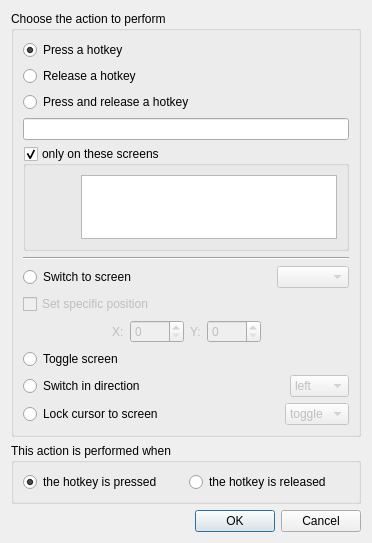
<?xml version="1.0" encoding="UTF-8"?>
<ui version="4.0">
 <class>ActionDialogBase</class>
 <widget class="QDialog" name="ActionDialogBase">
  <property name="geometry">
   <rect>
    <x>0</x>
    <y>0</y>
    <width>372</width>
    <height>484</height>
   </rect>
  </property>
  <property name="windowTitle">
   <string>Configure Action</string>
  </property>
  <layout class="QVBoxLayout">
   <item>
    <widget class="QGroupBox" name="m_pGroupType">
     <property name="title">
      <string>Choose the action to perform</string>
     </property>
     <layout class="QVBoxLayout">
      <item>
       <widget class="QRadioButton" name="m_pRadioPress">
        <property name="text">
         <string>Press a hotkey</string>
        </property>
        <property name="checked">
         <bool>true</bool>
        </property>
       </widget>
      </item>
      <item>
       <widget class="QRadioButton" name="m_pRadioRelease">
        <property name="text">
         <string>Release a hotkey</string>
        </property>
       </widget>
      </item>
      <item>
       <widget class="QRadioButton" name="m_pRadioPressAndRelease">
        <property name="text">
         <string>Press and release a hotkey</string>
        </property>
       </widget>
      </item>
      <item>
       <widget class="KeySequenceWidget" name="m_pKeySequenceWidgetHotkey">
        <property name="sizePolicy">
         <sizepolicy hsizetype="Expanding" vsizetype="Fixed">
          <horstretch>1</horstretch>
          <verstretch>0</verstretch>
         </sizepolicy>
        </property>
        <property name="minimumSize">
         <size>
          <width>256</width>
          <height>0</height>
         </size>
        </property>
        <property name="text">
         <string/>
        </property>
       </widget>
      </item>
      <item>
       <widget class="QGroupBox" name="m_pGroupBoxScreens">
        <property name="title">
         <string>only on these screens</string>
        </property>
        <property name="flat">
         <bool>true</bool>
        </property>
        <property name="checkable">
         <bool>true</bool>
        </property>
        <layout class="QHBoxLayout">
         <item>
          <spacer>
           <property name="orientation">
            <enum>Qt::Horizontal</enum>
           </property>
           <property name="sizeHint" stdset="0">
            <size>
             <width>40</width>
             <height>20</height>
            </size>
           </property>
          </spacer>
         </item>
         <item>
          <widget class="QListWidget" name="m_pListScreens">
           <property name="minimumSize">
            <size>
             <width>128</width>
             <height>64</height>
            </size>
           </property>
           <property name="selectionMode">
            <enum>QAbstractItemView::ExtendedSelection</enum>
           </property>
          </widget>
         </item>
        </layout>
       </widget>
      </item>
      <item>
       <widget class="Line" name="line">
        <property name="orientation">
         <enum>Qt::Horizontal</enum>
        </property>
       </widget>
      </item>
      <item>
       <layout class="QHBoxLayout">
        <item>
         <widget class="QRadioButton" name="m_pRadioSwitchToScreen">
          <property name="text">
           <string>Switch to screen</string>
          </property>
         </widget>
        </item>
        <item>
         <spacer>
          <property name="orientation">
           <enum>Qt::Horizontal</enum>
          </property>
          <property name="sizeHint" stdset="0">
           <size>
            <width>40</width>
            <height>20</height>
           </size>
          </property>
         </spacer>
        </item>
        <item>
         <widget class="QComboBox" name="m_pComboSwitchToScreen">
          <property name="enabled">
           <bool>false</bool>
          </property>
         </widget>
        </item>
       </layout>
      </item>
      <item>
       <layout class="QVBoxLayout">
        <item>
         <widget class="QCheckBox" name="m_pCheckBoxCustomPosition">
          <property name="text">
           <string>Set specific position</string>
          </property>
          <property name="enabled">
           <bool>false</bool>
          </property>
         </widget>
        </item>
        <item>
         <layout class="QHBoxLayout">
          <item>
           <spacer>
            <property name="orientation">
             <enum>Qt::Horizontal</enum>
            </property>
            <property name="sizeHint" stdset="0">
             <size>
              <width>20</width>
              <height>20</height>
             </size>
            </property>
           </spacer>
          </item>
          <item>
           <widget class="QLabel" name="m_pLabelX">
            <property name="text">
             <string>X:</string>
            </property>
            <property name="enabled">
             <bool>false</bool>
            </property>
           </widget>
          </item>
          <item>
           <widget class="QSpinBox" name="m_pSpinBoxX">
            <property name="enabled">
             <bool>false</bool>
            </property>
            <property name="minimum">
             <number>0</number>
            </property>
            <property name="maximum">
             <number>9999</number>
            </property>
           </widget>
          </item>
          <item>
           <widget class="QLabel" name="m_pLabelY">
            <property name="text">
             <string>Y:</string>
            </property>
            <property name="enabled">
             <bool>false</bool>
            </property>
           </widget>
          </item>
          <item>
           <widget class="QSpinBox" name="m_pSpinBoxY">
            <property name="enabled">
             <bool>false</bool>
            </property>
            <property name="minimum">
             <number>0</number>
            </property>
            <property name="maximum">
             <number>9999</number>
            </property>
           </widget>
          </item>
          <item>
           <spacer>
            <property name="orientation">
             <enum>Qt::Horizontal</enum>
            </property>
            <property name="sizeHint" stdset="0">
             <size>
              <width>40</width>
              <height>20</height>
             </size>
            </property>
           </spacer>
          </item>
         </layout>
        </item>
       </layout>
      </item>
      <item>
       <layout class="QHBoxLayout">
        <item>
         <widget class="QRadioButton" name="m_pRadioToggleScreen">
          <property name="text">
           <string>Toggle screen</string>
          </property>
         </widget>
        </item>
       </layout>
      </item>
      <item>
       <layout class="QHBoxLayout">
        <item>
         <widget class="QRadioButton" name="m_pRadioSwitchInDirection">
          <property name="text">
           <string>Switch in direction</string>
          </property>
         </widget>
        </item>
        <item>
         <spacer>
          <property name="orientation">
           <enum>Qt::Horizontal</enum>
          </property>
          <property name="sizeHint" stdset="0">
           <size>
            <width>40</width>
            <height>20</height>
           </size>
          </property>
         </spacer>
        </item>
        <item>
         <widget class="QComboBox" name="m_pComboSwitchInDirection">
          <property name="enabled">
           <bool>false</bool>
          </property>
          <item>
           <property name="text">
            <string>left</string>
           </property>
          </item>
          <item>
           <property name="text">
            <string>right</string>
           </property>
          </item>
          <item>
           <property name="text">
            <string>up</string>
           </property>
          </item>
          <item>
           <property name="text">
            <string>down</string>
           </property>
          </item>
         </widget>
        </item>
       </layout>
      </item>
      <item>
       <layout class="QHBoxLayout">
        <item>
         <widget class="QRadioButton" name="m_pRadioLockCursorToScreen">
          <property name="text">
           <string>Lock cursor to screen</string>
          </property>
         </widget>
        </item>
        <item>
         <spacer>
          <property name="orientation">
           <enum>Qt::Horizontal</enum>
          </property>
          <property name="sizeHint" stdset="0">
           <size>
            <width>40</width>
            <height>20</height>
           </size>
          </property>
         </spacer>
        </item>
        <item>
         <widget class="QComboBox" name="m_pComboLockCursorToScreen">
          <property name="enabled">
           <bool>false</bool>
          </property>
          <item>
           <property name="text">
            <string>toggle</string>
           </property>
          </item>
          <item>
           <property name="text">
            <string>on</string>
           </property>
          </item>
          <item>
           <property name="text">
            <string>off</string>
           </property>
          </item>
         </widget>
        </item>
       </layout>
      </item>
     </layout>
    </widget>
   </item>
   <item>
    <widget class="QGroupBox" name="groupBox_2">
     <property name="title">
      <string>This action is performed when</string>
     </property>
     <layout class="QHBoxLayout">
      <item>
       <widget class="QRadioButton" name="m_pRadioHotkeyPressed">
        <property name="text">
         <string>the hotkey is pressed</string>
        </property>
        <property name="checked">
         <bool>true</bool>
        </property>
       </widget>
      </item>
      <item>
       <widget class="QRadioButton" name="m_pRadioHotkeyReleased">
        <property name="text">
         <string>the hotkey is released</string>
        </property>
       </widget>
      </item>
     </layout>
    </widget>
   </item>
   <item>
    <widget class="QDialogButtonBox" name="buttonBox">
     <property name="orientation">
      <enum>Qt::Horizontal</enum>
     </property>
     <property name="standardButtons">
      <set>QDialogButtonBox::Cancel|QDialogButtonBox::Ok</set>
     </property>
    </widget>
   </item>
  </layout>
 </widget>
 <customwidgets>
  <customwidget>
   <class>KeySequenceWidget</class>
   <extends>QLineEdit</extends>
   <header>KeySequenceWidget.h</header>
  </customwidget>
 </customwidgets>
 <resources/>
 <connections>
  <connection>
   <sender>buttonBox</sender>
   <signal>accepted()</signal>
   <receiver>ActionDialogBase</receiver>
   <slot>accept()</slot>
   <hints>
    <hint type="sourcelabel">
     <x>245</x>
     <y>474</y>
    </hint>
    <hint type="destinationlabel">
     <x>157</x>
     <y>274</y>
    </hint>
   </hints>
  </connection>
  <connection>
   <sender>buttonBox</sender>
   <signal>rejected()</signal>
   <receiver>ActionDialogBase</receiver>
   <slot>reject()</slot>
   <hints>
    <hint type="sourcelabel">
     <x>313</x>
     <y>474</y>
    </hint>
    <hint type="destinationlabel">
     <x>286</x>
     <y>274</y>
    </hint>
   </hints>
  </connection>
  <connection>
   <sender>m_pGroupType</sender>
   <signal>toggled(bool)</signal>
   <receiver>m_pKeySequenceWidgetHotkey</receiver>
   <slot>setDisabled(bool)</slot>
   <hints>
    <hint type="sourcelabel">
     <x>104</x>
     <y>194</y>
    </hint>
    <hint type="destinationlabel">
     <x>110</x>
     <y>132</y>
    </hint>
   </hints>
  </connection>
  <connection>
   <sender>m_pRadioSwitchInDirection</sender>
   <signal>toggled(bool)</signal>
   <receiver>m_pKeySequenceWidgetHotkey</receiver>
   <slot>setDisabled(bool)</slot>
   <hints>
    <hint type="sourcelabel">
     <x>118</x>
     <y>322</y>
    </hint>
    <hint type="destinationlabel">
     <x>81</x>
     <y>129</y>
    </hint>
   </hints>
  </connection>
  <connection>
   <sender>m_pRadioLockCursorToScreen</sender>
   <signal>toggled(bool)</signal>
   <receiver>m_pKeySequenceWidgetHotkey</receiver>
   <slot>setDisabled(bool)</slot>
   <hints>
    <hint type="sourcelabel">
     <x>101</x>
     <y>353</y>
    </hint>
    <hint type="destinationlabel">
     <x>68</x>
     <y>126</y>
    </hint>
   </hints>
  </connection>
  <connection>
   <sender>m_pRadioPress</sender>
   <signal>toggled(bool)</signal>
   <receiver>m_pKeySequenceWidgetHotkey</receiver>
   <slot>setEnabled(bool)</slot>
   <hints>
    <hint type="sourcelabel">
     <x>48</x>
     <y>48</y>
    </hint>
    <hint type="destinationlabel">
     <x>45</x>
     <y>129</y>
    </hint>
   </hints>
  </connection>
  <connection>
   <sender>m_pRadioRelease</sender>
   <signal>toggled(bool)</signal>
   <receiver>m_pKeySequenceWidgetHotkey</receiver>
   <slot>setEnabled(bool)</slot>
   <hints>
    <hint type="sourcelabel">
     <x>135</x>
     <y>70</y>
    </hint>
    <hint type="destinationlabel">
     <x>148</x>
     <y>125</y>
    </hint>
   </hints>
  </connection>
  <connection>
   <sender>m_pRadioPressAndRelease</sender>
   <signal>toggled(bool)</signal>
   <receiver>m_pKeySequenceWidgetHotkey</receiver>
   <slot>setEnabled(bool)</slot>
   <hints>
    <hint type="sourcelabel">
     <x>194</x>
     <y>100</y>
    </hint>
    <hint type="destinationlabel">
     <x>201</x>
     <y>125</y>
    </hint>
   </hints>
  </connection>
  <connection>
   <sender>m_pRadioSwitchToScreen</sender>
   <signal>toggled(bool)</signal>
   <receiver>m_pComboSwitchToScreen</receiver>
   <slot>setEnabled(bool)</slot>
   <hints>
    <hint type="sourcelabel">
     <x>148</x>
     <y>291</y>
    </hint>
    <hint type="destinationlabel">
     <x>350</x>
     <y>290</y>
    </hint>
   </hints>
  </connection>
  <connection>
   <sender>m_pRadioSwitchInDirection</sender>
   <signal>toggled(bool)</signal>
   <receiver>m_pComboSwitchInDirection</receiver>
   <slot>setEnabled(bool)</slot>
   <hints>
    <hint type="sourcelabel">
     <x>158</x>
     <y>322</y>
    </hint>
    <hint type="destinationlabel">
     <x>350</x>
     <y>321</y>
    </hint>
   </hints>
  </connection>
  <connection>
   <sender>m_pRadioLockCursorToScreen</sender>
   <signal>toggled(bool)</signal>
   <receiver>m_pComboLockCursorToScreen</receiver>
   <slot>setEnabled(bool)</slot>
   <hints>
    <hint type="sourcelabel">
     <x>180</x>
     <y>353</y>
    </hint>
    <hint type="destinationlabel">
     <x>350</x>
     <y>352</y>
    </hint>
   </hints>
  </connection>
  <connection>
   <sender>m_pRadioPress</sender>
   <signal>toggled(bool)</signal>
   <receiver>m_pGroupBoxScreens</receiver>
   <slot>setEnabled(bool)</slot>
   <hints>
    <hint type="sourcelabel">
     <x>25</x>
     <y>47</y>
    </hint>
    <hint type="destinationlabel">
     <x>33</x>
     <y>155</y>
    </hint>
   </hints>
  </connection>
  <connection>
   <sender>m_pRadioSwitchToScreen</sender>
   <signal>toggled(bool)</signal>
   <receiver>m_pGroupBoxScreens</receiver>
   <slot>setDisabled(bool)</slot>
   <hints>
    <hint type="sourcelabel">
     <x>48</x>
     <y>278</y>
    </hint>
    <hint type="destinationlabel">
     <x>98</x>
     <y>153</y>
    </hint>
   </hints>
  </connection>
  <connection>
   <sender>m_pRadioRelease</sender>
   <signal>toggled(bool)</signal>
   <receiver>m_pGroupBoxScreens</receiver>
   <slot>setEnabled(bool)</slot>
   <hints>
    <hint type="sourcelabel">
     <x>264</x>
     <y>67</y>
    </hint>
    <hint type="destinationlabel">
     <x>241</x>
     <y>158</y>
    </hint>
   </hints>
  </connection>
  <connection>
   <sender>m_pRadioPressAndRelease</sender>
   <signal>toggled(bool)</signal>
   <receiver>m_pGroupBoxScreens</receiver>
   <slot>setEnabled(bool)</slot>
   <hints>
    <hint type="sourcelabel">
     <x>286</x>
     <y>98</y>
    </hint>
    <hint type="destinationlabel">
     <x>290</x>
     <y>156</y>
    </hint>
   </hints>
  </connection>
  <connection>
   <sender>m_pRadioSwitchInDirection</sender>
   <signal>toggled(bool)</signal>
   <receiver>m_pGroupBoxScreens</receiver>
   <slot>setDisabled(bool)</slot>
   <hints>
    <hint type="sourcelabel">
     <x>38</x>
     <y>313</y>
    </hint>
    <hint type="destinationlabel">
     <x>64</x>
     <y>195</y>
    </hint>
   </hints>
  </connection>
  <connection>
   <sender>m_pRadioLockCursorToScreen</sender>
   <signal>toggled(bool)</signal>
   <receiver>m_pGroupBoxScreens</receiver>
   <slot>setDisabled(bool)</slot>
   <hints>
    <hint type="sourcelabel">
     <x>48</x>
     <y>339</y>
    </hint>
    <hint type="destinationlabel">
     <x>79</x>
     <y>234</y>
    </hint>
   </hints>
  </connection>
  <connection>
   <sender>m_pRadioSwitchToScreen</sender>
   <signal>toggled(bool)</signal>
   <receiver>m_pKeySequenceWidgetHotkey</receiver>
   <slot>setDisabled(bool)</slot>
   <hints>
    <hint type="sourcelabel">
     <x>84</x>
     <y>280</y>
    </hint>
    <hint type="destinationlabel">
     <x>185</x>
     <y>123</y>
    </hint>
   </hints>
  </connection>
  <connection>
   <sender>m_pRadioSwitchToScreen</sender>
   <signal>toggled(bool)</signal>
   <receiver>m_pCheckBoxCustomPosition</receiver>
   <slot>setEnabled(bool)</slot>
   <hints>
    <hint type="sourcelabel">
     <x>148</x>
     <y>291</y>
    </hint>
    <hint type="destinationlabel">
     <x>148</x>
     <y>310</y>
    </hint>
   </hints>
  </connection>
  <connection>
   <sender>m_pCheckBoxCustomPosition</sender>
   <signal>toggled(bool)</signal>
   <receiver>m_pLabelX</receiver>
   <slot>setEnabled(bool)</slot>
   <hints>
    <hint type="sourcelabel">
     <x>148</x>
     <y>310</y>
    </hint>
    <hint type="destinationlabel">
     <x>50</x>
     <y>330</y>
    </hint>
   </hints>
  </connection>
  <connection>
   <sender>m_pCheckBoxCustomPosition</sender>
   <signal>toggled(bool)</signal>
   <receiver>m_pSpinBoxX</receiver>
   <slot>setEnabled(bool)</slot>
   <hints>
    <hint type="sourcelabel">
     <x>148</x>
     <y>310</y>
    </hint>
    <hint type="destinationlabel">
     <x>100</x>
     <y>330</y>
    </hint>
   </hints>
  </connection>
  <connection>
   <sender>m_pCheckBoxCustomPosition</sender>
   <signal>toggled(bool)</signal>
   <receiver>m_pLabelY</receiver>
   <slot>setEnabled(bool)</slot>
   <hints>
    <hint type="sourcelabel">
     <x>148</x>
     <y>310</y>
    </hint>
    <hint type="destinationlabel">
     <x>150</x>
     <y>330</y>
    </hint>
   </hints>
  </connection>
  <connection>
   <sender>m_pCheckBoxCustomPosition</sender>
   <signal>toggled(bool)</signal>
   <receiver>m_pSpinBoxY</receiver>
   <slot>setEnabled(bool)</slot>
   <hints>
    <hint type="sourcelabel">
     <x>148</x>
     <y>310</y>
    </hint>
    <hint type="destinationlabel">
     <x>200</x>
     <y>330</y>
    </hint>
   </hints>
  </connection>
 </connections>
</ui>
